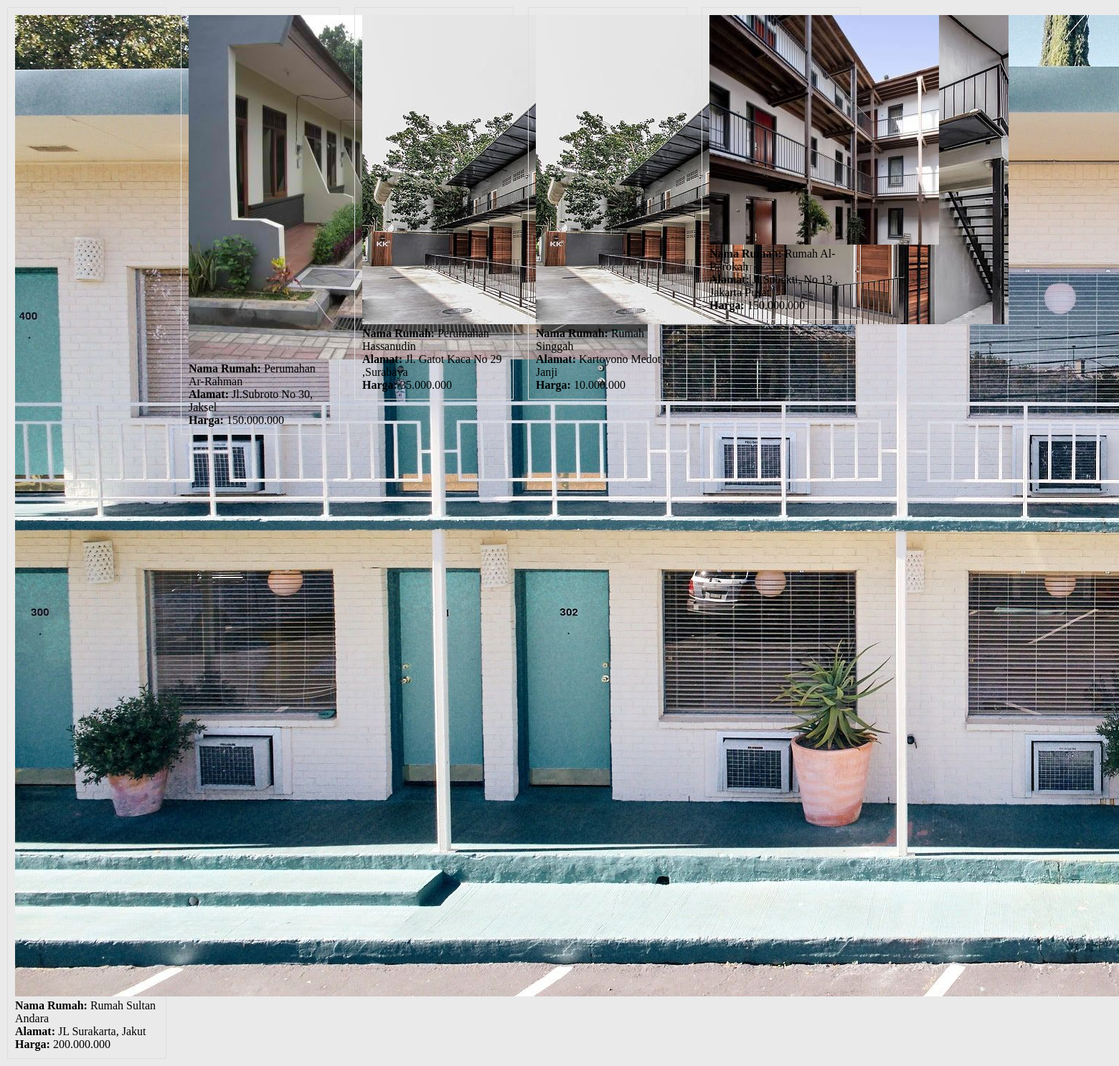
The app's page /tampilkangambar.php with its own data.
### tables this page shows
CREATE TABLE `tb_jual` (
  `id_rumah` int(11) NOT NULL,
  `nama_rumah` varchar(50) NOT NULL,
  `alamat` varchar(50) NOT NULL,
  `harga` varchar(50) NOT NULL,
  `harga_diskon` varchar(50) NOT NULL,
  `gambar` varchar(50) NOT NULL
);

### tampilkangambar.php (the view, shortened to what this page needs)
<!DOCTYPE html>
<html lang="en">
<head>
  <link rel="stylesheet" href="css/saya.css" />
</head>
<body>
<?php
include "koneksi.php";
$query = mysqli_query($koneksi, "SELECT * FROM tb_jual");
while ($row = mysqli_fetch_assoc($query)) {
    $nama_rumah = $row['nama_rumah'];
    $alamat = $row['alamat'];
    $harga = $row['harga'];
    $gambar = $row['gambar'];
    echo '<div class="cardo">';
    echo '<img src="isidata/' . $gambar . '" class="imgcrad" alt="' . $nama_rumah . '">';
    echo '<p><b>Nama Rumah:</b> ' . $nama_rumah . '</p>';
    echo '<p><b>Alamat:</b> ' . $alamat . '</p>';
    echo '<p><b>Harga:</b> ' . $harga . '</p>';
    echo '</div>';
}
?>
</body>
</html>

### css/saya.css (style rules this page uses)
* { margin: 0px; padding: 0px; }
body { background-color: #eaeaea; }
html { scroll-behavior: smooth; }

### tampilkangambar.php (style rules this page uses)
.cardo { border: 1px solid #ddd; padding: 10px; margin: 10px; width: 200px; float: left; }

### records on screen
tb_jual: gambar (picture), nama_rumah "Rumah Sultan Andara", alamat "JL Surakarta, Jakut", harga "200.000.000"
tb_jual: nama_rumah "Perumahan Ar-Rahman", alamat "Jl.Subroto No 30, Jaksel", harga "150.000.000"
tb_jual: nama_rumah "Perumahan Hassanudin", alamat "Jl. Gatot Kaca No 29 ,Surabaya", harga "35.000.000"
tb_jual: nama_rumah "Rumah Singgah", alamat "Kartoyono Medot Janji", harga "10.000.000"
tb_jual: gambar (picture), nama_rumah "Rumah Al-Barokah", alamat "Jl.Subekti, No 13 , Jakarta Pusat", harga "150.000.000"
